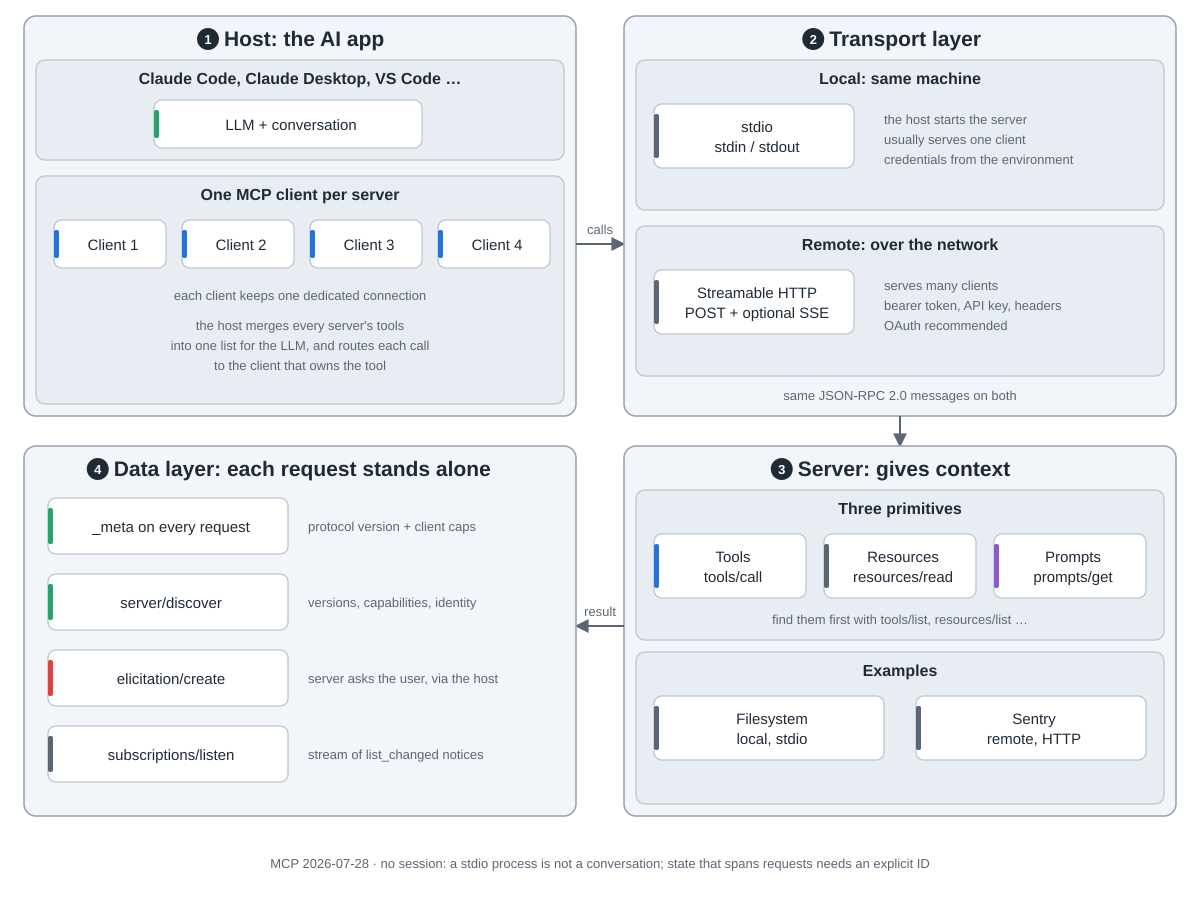

The script that saved this image:
"""MCP architecture, drawn from the official docs for protocol version 2026-07-28:
https://modelcontextprotocol.io/docs/learn/architecture and
https://modelcontextprotocol.io/specification/2026-07-28/basic/index.  Run: python3 diagram.py"""
import sys
from pathlib import Path

sys.path.insert(0, str(Path(__file__).resolve().parents[2] / "tools"))
from archdiagram import Diagram  # noqa: E402

d = Diagram("MCP architecture",
            "1 The host, an AI app like Claude Code or VS Code, makes one MCP client per server; "
            "each client keeps one dedicated connection. "
            "2 Transport: stdio for a local server on the same machine, usually one client; "
            "Streamable HTTP (POST, optional SSE, OAuth recommended) for a remote server that serves many clients. "
            "Both carry the same JSON-RPC 2.0 messages. "
            "3 The server exposes tools, resources and prompts, found with */list and used with */get or tools/call. "
            "4 Every request carries its protocol version and client capabilities in _meta, so the server keeps no "
            "session; server/discover returns versions and capabilities; a server can ask the user for input "
            "through elicitation; subscriptions/listen opens a stream of change notifications.")
A, B, GW = 24, 624, 552

# 1 host (top left)
d.group(A, 16, GW, 400, "Host: the AI app", 1)
d.sub(A + 12, 60, GW - 24, 100, "Claude Code, Claude Desktop, VS Code …")
d.card(A + 130, 100, "LLM + conversation", "plan", w=GW - 284, h=48)
d.sub(A + 12, 176, GW - 24, 228, "One MCP client per server")
for i in range(4):
    d.card(A + 30 + i * 128, 220, f"Client {i + 1}", "coding", w=112, h=48)
d.note(A + GW / 2, 300, "each client keeps one dedicated connection")
d.note(A + GW / 2, 330, "the host merges every server's tools")
d.note(A + GW / 2, 350, "into one list for the LLM, and routes each call")
d.note(A + GW / 2, 370, "to the client that owns the tool")

# host -> transport
d.arrow(f"M{A+GW} 244H{B}"); d.note(A + GW + 24, 234, "calls")

# 2 transport (top right)
d.group(B, 16, GW, 400, "Transport layer", 2)
d.sub(B + 12, 60, GW - 24, 150, "Local: same machine")
d.card(B + 30, 104, "stdio|stdin / stdout", "data", w=200, h=64)
d.note(B + 260, 124, "the host starts the server", "start")
d.note(B + 260, 144, "usually serves one client", "start")
d.note(B + 260, 164, "credentials from the environment", "start")
d.sub(B + 12, 226, GW - 24, 150, "Remote: over the network")
d.card(B + 30, 270, "Streamable HTTP|POST + optional SSE", "data", w=200, h=64)
d.note(B + 260, 290, "serves many clients", "start")
d.note(B + 260, 310, "bearer token, API key, headers", "start")
d.note(B + 260, 330, "OAuth recommended", "start")
d.note(B + GW / 2, 400, "same JSON-RPC 2.0 messages on both")

# transport -> server
d.arrow(f"M{B+GW/2} 416V446")

# 3 server (bottom right)
CY = 446
d.group(B, CY, GW, 370, "Server: gives context", 3)
d.sub(B + 12, CY + 44, GW - 24, 150, "Three primitives")
d.card(B + 30, CY + 88, "Tools|tools/call", "coding", w=152, h=64)
d.card(B + 200, CY + 88, "Resources|resources/read", "data", w=152, h=64)
d.card(B + 370, CY + 88, "Prompts|prompts/get", "write", w=152, h=64)
d.note(B + GW / 2, CY + 178, "find them first with tools/list, resources/list …")
d.sub(B + 12, CY + 206, GW - 24, 152, "Examples")
d.card(B + 30, CY + 250, "Filesystem|local, stdio", "data", w=230, h=64)
d.card(B + 292, CY + 250, "Sentry|remote, HTTP", "data", w=230, h=64)

# server -> data layer
d.arrow(f"M{B} {CY+180}H{A+GW}"); d.note(A + GW + 24, CY + 170, "result")

# 4 data layer (bottom left)
d.group(A, CY, GW, 370, "Data layer: each request stands alone", 4)
rows = [("_meta on every request", "plan", "protocol version + client caps"),
        ("server/discover", "plan", "versions, capabilities, identity"),
        ("elicitation/create", "review", "server asks the user, via the host"),
        ("subscriptions/listen", "data", "stream of list_changed notices")]
for i, (t, k, n) in enumerate(rows):
    y = CY + 52 + i * 76
    d.card(A + 24, y, t, k, w=240, h=56)
    d.note(A + 284, y + 33, n, "start")

d.note(600, 868, "MCP 2026-07-28 · no session: a stdio process is not a conversation; state that spans requests needs an explicit ID")

d.save(Path(__file__).with_name("diagram.svg"))
